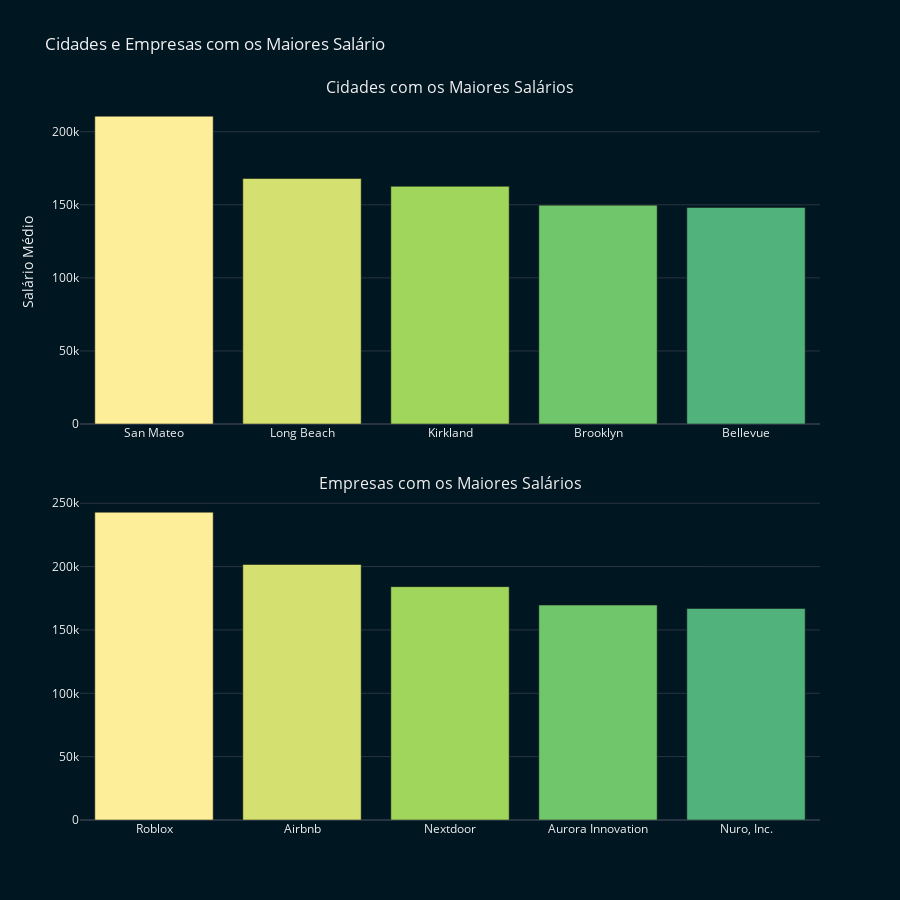

Notebook code cell kept with this figure:
### Code cell
# Cria subplots com 2 linhas e 1 coluna
fig = sp.make_subplots(rows=2, cols=1, subplot_titles=("Cidades com os Maiores Salários", "Empresas com os Maiores Salários"), vertical_spacing=0.1)

# Cria gráficos de barras para as principais cidades e empresas
fig.add_trace(go.Bar(x=top_cities.index, y=top_cities.values, marker=dict(color=bar_colors), name='Cities'), row=1, col=1)
fig.add_trace(go.Bar(x=top_companies.index, y=top_companies.values, marker=dict(color=bar_colors), name='Companies'), row=2, col=1)

# Atualiza layout com as cores e títulos desejados
fig.update_layout(
    title="Cidades e Empresas com os Maiores Salário",
    yaxis=dict(title="Salário Médio"),
    plot_bgcolor=background_color,
    paper_bgcolor=background_color,
    font_color=font_color,
    template='plotly_dark',
    height=900  
)

fig.update_traces(showlegend=False)

fig.show()

### Figure 1 — Plotly figure (JSON) as saved in the notebook; plotly's stock layout.template omitted (floating-point values rounded to 4 significant figures)
{"data": [{"marker": {"color": ["rgb(253, 238, 153)", "rgb(212, 225, 112)", "rgb(160, 214, 91)", "rgb(111, 198, 107)", "rgb(81, 178, 124)", "rgb(65, 157, 133)", "rgb(53, 136, 136)", "rgb(38, 116, 137)", "rgb(18, 95, 142)", "rgb(15, 71, 153)"]}, "name": "Cities", "showlegend": false, "type": "bar", "x": ["San Mateo", "Long Beach", "Kirkland", "Brooklyn", "Bellevue"], "xaxis": "x", "y": [210600.0, 168000, 162700.0, 149750, 148200], "yaxis": "y"}, {"marker": {"color": ["rgb(253, 238, 153)", "rgb(212, 225, 112)", "rgb(160, 214, 91)", "rgb(111, 198, 107)", "rgb(81, 178, 124)", "rgb(65, 157, 133)", "rgb(53, 136, 136)", "rgb(38, 116, 137)", "rgb(18, 95, 142)", "rgb(15, 71, 153)"]}, "name": "Companies", "showlegend": false, "type": "bar", "x": ["Roblox", "Airbnb", "Nextdoor", "Aurora Innovation", "Nuro, Inc."], "xaxis": "x2", "y": [243000.0, 201700.0, 184200, 169700.0, 167000], "yaxis": "y2"}], "layout": {"annotations": [{"font": {"size": 16}, "showarrow": false, "text": "Cidades com os Maiores Salários", "x": 0.5, "xanchor": "center", "xref": "paper", "y": 1, "yanchor": "bottom", "yref": "paper"}, {"font": {"size": 16}, "showarrow": false, "text": "Empresas com os Maiores Salários", "x": 0.5, "xanchor": "center", "xref": "paper", "y": 0.45, "yanchor": "bottom", "yref": "paper"}], "font": {"color": "rgb(240, 240, 240)"}, "height": 900, "paper_bgcolor": "rgb(0, 22, 33)", "plot_bgcolor": "rgb(0, 22, 33)", "title": {"text": "Cidades e Empresas com os Maiores Salário"}, "xaxis": {"anchor": "y", "domain": [0, 1]}, "xaxis2": {"anchor": "y2", "domain": [0, 1]}, "yaxis": {"anchor": "x", "domain": [0.55, 1], "title": {"text": "Salário Médio"}}, "yaxis2": {"anchor": "x2", "domain": [0, 0.45]}}}
